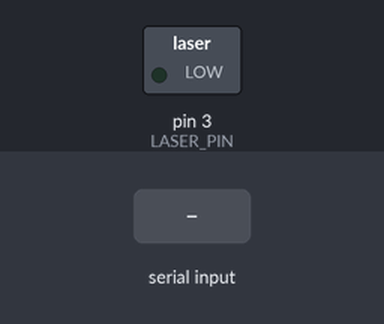
This sketch was run on a simulated Arduino Uno, built with avr-gcc and run on an emulated ATmega328P. Shown: switched loads named in the sketch (green lamp = pin HIGH). Inputs (shaded band) come from the test bench. What the sketch prints to the serial monitor is not drawn.

Above: at 1.2 s.
1.3 s: byte 30 received over Serial
At 1.5 s:
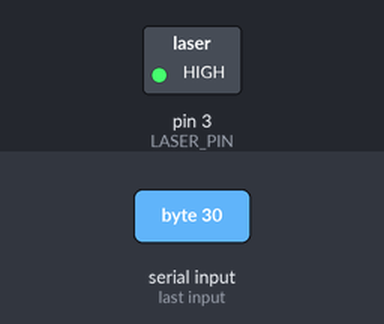
Timing chart, 0 to 4.3 s (numbered marks = the images above; inputs shaded):
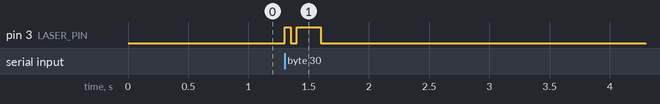

The sketch:

transmitter.ino
```cpp
// --- LASER TRANSMITTER ---
const int LASER_PIN = 3;
const int BIT_DELAY = 50; // Milliseconds per bit (adjust if needed)

void setup() {
  pinMode(LASER_PIN, OUTPUT);
  Serial.begin(9600);
  Serial.println("Transmitter Ready. Type a message:");
}

void loop() {
  if (Serial.available() > 0) {
    char data = Serial.read();
    transmitChar(data);
  }
}

void transmitChar(char c) {
  // Start bit (Laser ON) to tell receiver a character is coming
  digitalWrite(LASER_PIN, HIGH);
  delay(BIT_DELAY);

  // Transmit 8 bits (ASCII to Binary)
  for (int i = 0; i < 8; i++) {
    int bitValue = bitRead(c, i); // Read bit by bit
    digitalWrite(LASER_PIN, bitValue);
    delay(BIT_DELAY);
  }

  // Stop bit (Laser OFF)
  digitalWrite(LASER_PIN, LOW);
  delay(BIT_DELAY * 2); // Extra pause between characters
}
```

Measured:
- after the input at 1.3 s, pin 3 (LASER_PIN): LOW → HIGH at once, → LOW 0.05 s later, → HIGH 0.05 s later, → LOW 0.20 s later
